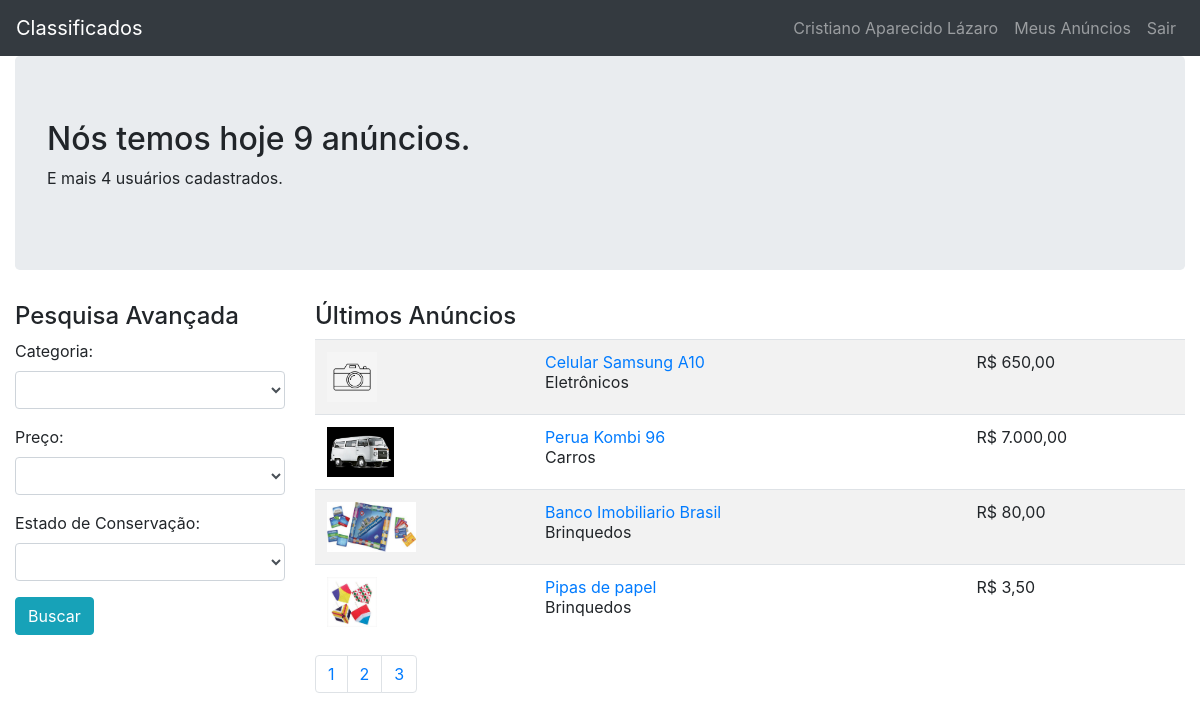
/ (signed in), run on the app's committed database.
### tables this page shows
CREATE TABLE `anuncios` (
  `id` int(11) NOT NULL,
  `id_usuario` int(11) NOT NULL,
  `id_categoria` int(11) NOT NULL,
  `titulo` varchar(100) DEFAULT NULL,
  `descricao` text DEFAULT NULL,
  `preco` float DEFAULT NULL,
  `estado` int(11) NOT NULL
);

### core/controller.php (called while the page is built, shortened)
<?php
class controller{
    public function loadTemplate($viewName, $viewData = []){
        require 'views/template.php';
    }
    public function loadViewInTemplate($viewName, $viewData = []){
        extract($viewData);
        require 'views/'.$viewName.'.php';
    }
}
?>

### controllers/homeController.php (called while the page is built, shortened)
<?php
class homeController extends controller{
    public function index(){
        $dados = [];
        $a = new Anuncios();
        $c = new Categorias();
        $filtros = [
            'categoria' => '',
            'preco' => '',
            'estado' => ''
        ];
        $total_anuncios = $a->getTotalAnuncios($filtros);
        $total_usuarios = $a->getTotalUsuarios();
        $p = 1;
        $porPagina = 4;
        $total_paginas =  ceil($total_anuncios / $porPagina);
        $anuncios = $a->getUltimosAnuncios($p,$porPagina, $filtros);
        $categorias = $c->getLista();
        $dados['total_anuncios'] = $total_anuncios;
        $dados['total_usuarios'] = $total_usuarios;
        $dados['categorias'] = $categorias;
        $dados['filtros'] = $filtros;
        $dados['anuncios'] = $anuncios;
        $dados['total_paginas'] = $total_paginas;
        $this->loadTemplate('home', $dados);
    }
}
?>

### core/Core.php (called while the page is built, shortened)
<?php
class Core{
    public function run(){
        $url = '/';
        $params = [];
        if(!empty($url) && $url != '/'){
            $url = explode('/',$url);
            array_shift($url);
            $currentController = $url[0].'Controller';
            array_shift($url);
            if(isset($url[0]) && !empty($url)){
                $currentAction = $url[0];
                array_shift($url);
            } else {
                $currentAction = 'index';
            }
            if(count($url) > 0){
                $params = $url;
            }
        } else {
            $currentAction = 'index';
        }
        $c = new $currentController();
        call_user_func_array(array($c,$currentAction),$params);
    }
}
?>

### index.php (called while the page is built, shortened)
<?php
$core = new Core();
$core->run();
?>

### core/model.php (called while the page is built, shortened)
<?php
class model{
    public function __construct()
    {
        global $db;
        $this->db = $db;
    }
}
?>

### models/Anuncios.php (called while the page is built, shortened)
<?php
class Anuncios extends model{
    public function getTotalAnuncios($filtros){
        $filtrosString = [' 1 = 1 '];
        $sql = $this->db->prepare("SELECT COUNT(*) as total FROM anuncios WHERE
        ".implode(' AND ',$filtrosString));
        $sql->execute();
        $row = $sql->fetch();
        return $row['total'];
    }
    public function getTotalUsuarios(){
        $sql = $this->db->query("SELECT COUNT(*) as total FROM usuarios");
        $row = $sql->fetch();
        return $row['total'];
    }
    public function getUltimosAnuncios($page, $perPage, $filtros){
        $offset = ($page - 1) * $perPage;
        $array = [];
        $filtrosString = [' 1 = 1 '];
        $sql = $this->db->prepare("SELECT * ,(select anuncios_imagens.url FROM
        anuncios_imagens WHERE anuncios_imagens.id_anuncio =
        anuncios.id limit 1) as url, (select categorias.nome from categorias where
        categorias.id = anuncios.id_categoria) as categoria from anuncios WHERE "
        .implode(' AND ', $filtrosString). "order by id desc limit $offset,$perPage");
        $sql->execute();
        if($sql->rowCount() > 0){
            $array = $sql->fetchAll();
        }
        return $array;
    }
}
?>

### models/Categorias.php (called while the page is built)
<?php
class Categorias extends model{
    public function getLista(){
        $array = [];
        $sql = $this->db->query("SELECT * FROM categorias");
        if($sql->rowCount() > 0){
            $array = $sql->fetchAll();
        }
        return $array;
    }
}
?>

### views/home.php (the view, shortened to what this page needs)
<div class="container-fluid">
        <div class="jumbotron">
            <h2>Nós temos hoje <?php echo $total_anuncios;?> anúncios.</h2>
            <p>E mais <?php echo $total_usuarios;?> usuários cadastrados.</p>
        </div>
        <div class="row">
        <div class="col-sm-3">
            <h4>Pesquisa Avançada</h4>
            <form method="GET">
                <div class="form-group">
                    <label for="categoria">Categoria:</label>
                    <select id="categoria" name="filtros[categoria]" class="form-control">
                        <option></option>
                        <?php foreach($categorias as $cat): ?>
                            <option value="<?php echo $cat['id'];?>"<?php
                            echo($cat['id'] == $filtros['categoria'])?'selected=
                            "selected"':'';?>>
                            <?php echo $cat['nome'];?></option>
                        <?php endforeach; ?>
                    </select>
                </div>
                <div class="form-group">
                    <label for="preco">Preço:</label>
                    <select name="filtros[preco]" id="preco" class="form-control">
                        <option></option>
                        <option value="0-100" <?php echo($filtros['preco'] == '0-100')?
                        'selected="selected"':'';?>>R$ 0 - 100</option>
                    </select>
                </div>
                <div class="form-group">
                    <label for="estado">Estado de Conservação:</label>
                    <select name="filtros[estado]" id="estado" class="form-control">
                        <option></option>
                        <option value="0" <?php echo($filtros['estado'] == '0')?
                        'selected="selected"':'';?>>Ruim</option>
                    </select>
                </div>
                <div class="form-group">
                    <input type="submit" class="btn btn-info" value="Buscar">
                </div>
            </form>
        </div>
        <div class="col-sm-9">
            <h4>Últimos Anúncios</h4>
            <table class="table table-striped">
                <tbody>
                    <?php foreach($anuncios as $anuncio): ?>
                        <tr>
                            <?php if(!empty($anuncio['url'])): ?>
                                <td><img border="0"
                                src="<?php echo BASE_URL; ?>assets/images/anuncios/<?php echo $anuncio['url']; ?>"
                                height="50" /></td>
                            <?php else: ?>
                                <td><img src="<?php echo BASE_URL; ?>assets/images/default.jpg" height="50"
                                border="0" ?></td>
                            <?php endif; ?>
                        <td><a href="<?php echo BASE_URL; ?>produto/abrir/<?php echo $anuncio['id'];?>"><?php echo $anuncio['titulo']; ?></a><br/>
                        <?php echo $anuncio['categoria']; ?></td>
                        <td>
                            <td><?php echo 'R$ '.number_format($anuncio['preco'],2,',','.'); ?></td>
                        </td>
                        </tr>
                    <?php endforeach;?>
                </tbody>
            </table>
            <ul class="pagination">
                <?php for($q=1;$q<=$total_paginas;$q++): ?>
                    <li class="page-item <?php echo($p == $q)?'active':''?>">
                    <a class="page-link" href="<?php echo BASE_URL; ?>?<?php
                    $w = $_GET;
                    $w['p'] = $q;
                    echo http_build_query($w)
                    ?>">
                    <?php echo ($q); ?></a></li>
                <?php endfor; ?>
            </ul>
        </div>
    </div>
    </div>

### data on the page
anuncios: titulo "Celular Samsung A10", categoria "Eletrônicos", preco "650,00"
anuncios: shows a picture, titulo "Perua Kombi 96", categoria "Carros", preco "7.000,00"
anuncios: shows a picture, titulo "Banco Imobiliario Brasil", categoria "Brinquedos", preco "80,00"
anuncios: shows a picture, titulo "Pipas de papel", categoria "Brinquedos", preco "3,50"

### other printed values
$_SESSION['nome'] "Cristiano Aparecido Lázaro"
$total_anuncios "9"
$total_usuarios "4"
